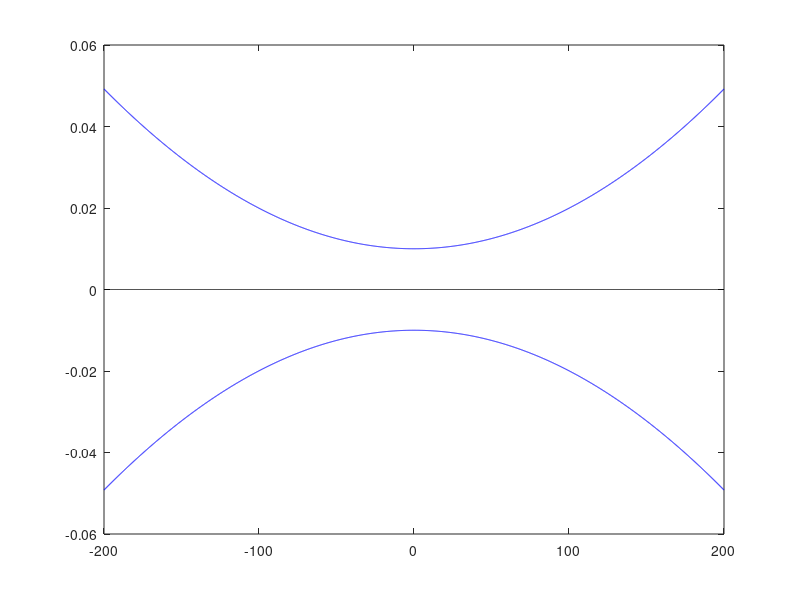

The MATLAB source for this figure:


x = -200:0.1:200;

%y = gaussmf(x,[300 0])-1.05;
%z = -gaussmf(x,[300 0])+1.05;
%plot(x,y,x,z,x,0,'-k')
%vq = interp1(x,y,xq,method)
c = 0;
s = 1000;
y = exp(-x.^2/s^2)-1.01;
y2= -exp(-x.^2/s^2)+1.01;
null = zeros(1,4001);
plot(x,y,'b',x,y2,'b',x,null,'-k')